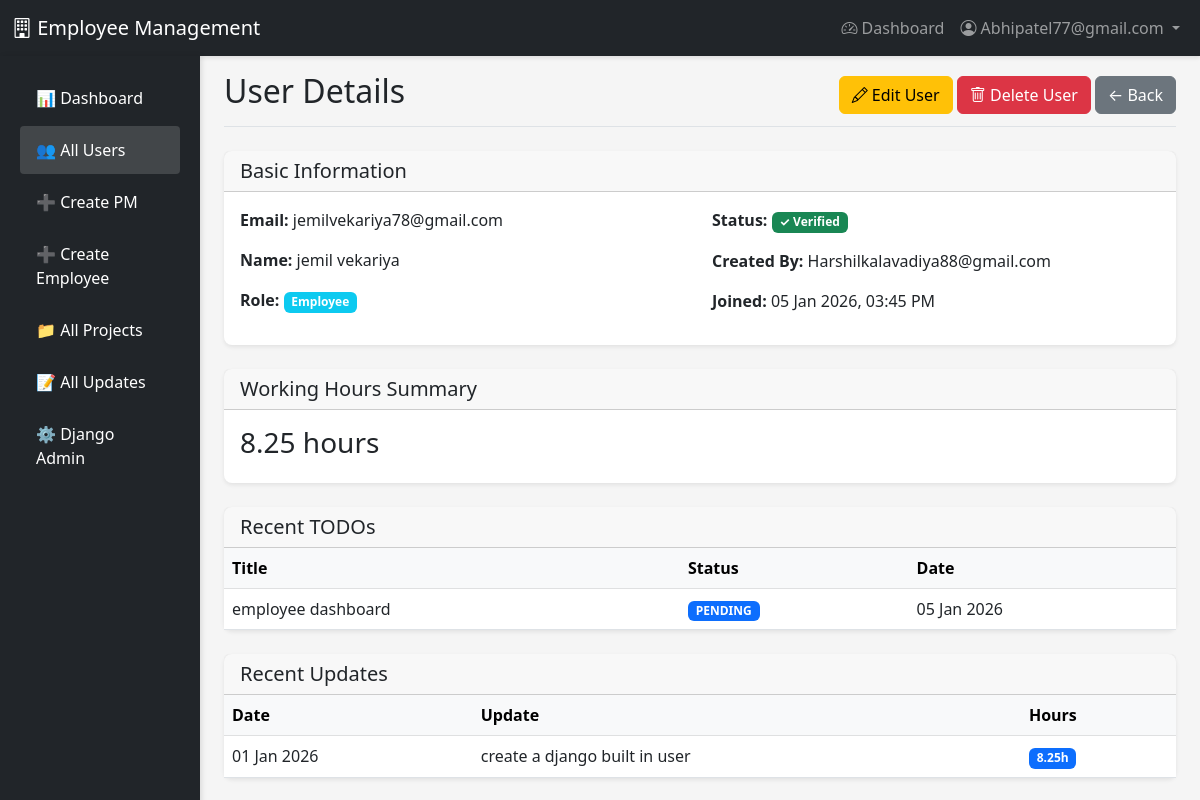
The app's page /user/11/ (signed in), older data.
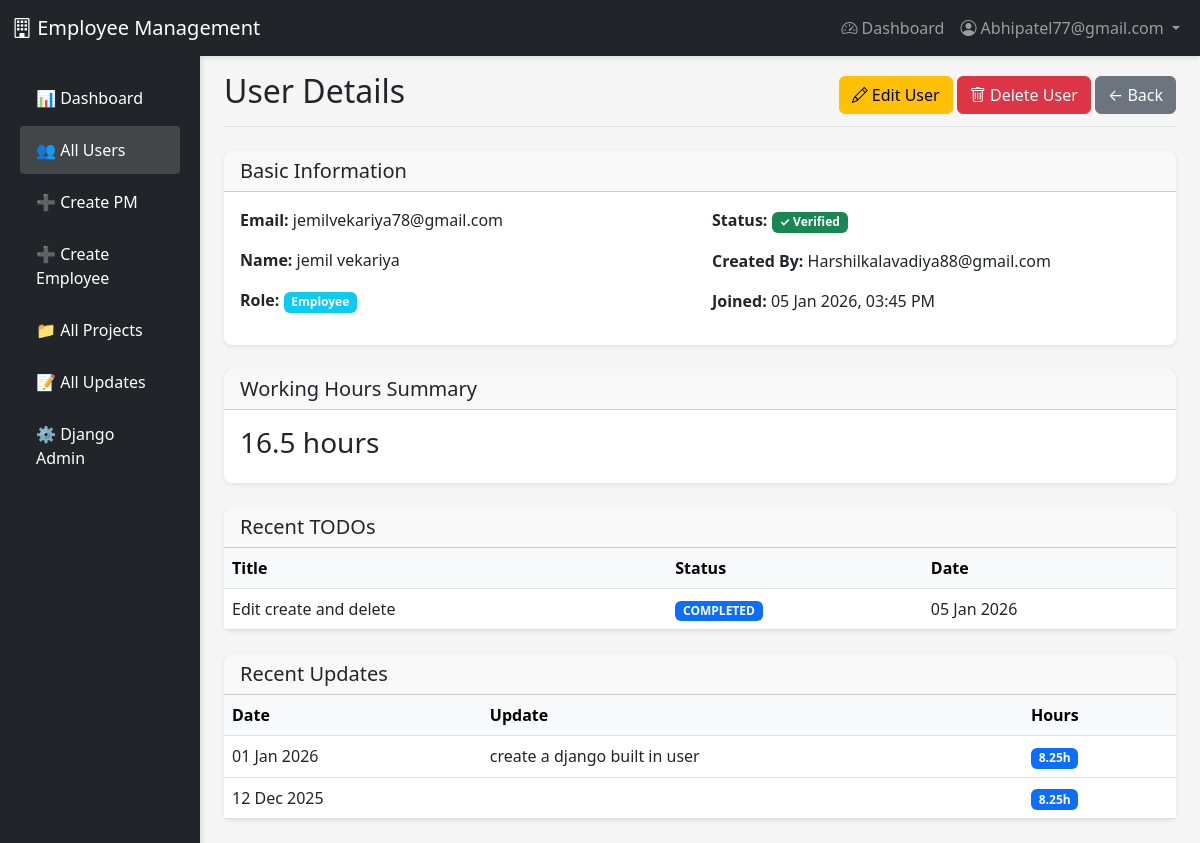
The same page, newer data.
### accounts/models.py (models this page shows, shortened)
class User(AbstractUser):
    ROLE_CHOICES = (
        ('EMPLOYEE', 'Employee'),
        ('PM', 'Project Manager'),
        ('ADMIN', 'Admin'),
    )
    username = None
    email = models.EmailField(unique=True)
    role = models.CharField(max_length=10, choices=ROLE_CHOICES, default='EMPLOYEE')
    profile_image = models.ImageField(upload_to='profiles/', null=True, blank=True)
    is_verified = models.BooleanField(default=False)
    verification_token = models.CharField(max_length=100, blank=True)
    created_by = models.ForeignKey('self', on_delete=models.SET_NULL, null=True, blank=True, related_name='created_users')
    USERNAME_FIELD = 'email'
    REQUIRED_FIELDS = []
    objects = UserManager()
    class Meta:
        db_table = 'users'
        verbose_name = 'User'
        verbose_name_plural = 'Users'

class Todo(models.Model):
    STATUS_CHOICES = (
        ('PENDING', 'Pending'),
        ('IN_PROGRESS', 'In Progress'),
        ('COMPLETED', 'Completed'),
    )
    employee = models.ForeignKey(User, on_delete=models.CASCADE, limit_choices_to={'role': 'EMPLOYEE'}, related_name='todos')
    title = models.CharField(max_length=200)
    description = models.TextField(blank=True)
    status = models.CharField(max_length=15, choices=STATUS_CHOICES, default='PENDING')
    date = models.DateField(default=timezone.now)
    created_at = models.DateTimeField(auto_now_add=True)
    updated_at = models.DateTimeField(auto_now=True)
    class Meta:
        db_table = 'todos'
        ordering = ['-date', '-created_at']
        verbose_name = 'Todo'
        verbose_name_plural = 'Todos'

class DailyUpdate(models.Model):
    employee = models.ForeignKey(User, on_delete=models.CASCADE, limit_choices_to={'role': 'EMPLOYEE'}, related_name='daily_updates')
    date = models.DateField(default=timezone.now)
    update_text = models.TextField()
    working_hours = models.DecimalField(
        max_digits=4,
        decimal_places=2,
        validators=[MinValueValidator(0)],
        help_text="Working hours for the day"
    )
    created_at = models.DateTimeField(auto_now_add=True)
    updated_at = models.DateTimeField(auto_now=True)
    class Meta:
        db_table = 'daily_updates'
        ordering = ['-date', '-created_at']
        unique_together = ['employee', 'date']
        verbose_name = 'Daily Update'
        verbose_name_plural = 'Daily Updates'

### accounts/views.py (the view)
    def wrapper(request, *args, **kwargs):
        if not request.user.is_authenticated or request.user.role != 'ADMIN':
            messages.error(request, 'Access denied. Admin only.')
            return redirect('dashboard')
        return view_func(request, *args, **kwargs)

### accounts/views.py (called while the page is built)
def admin_required(view_func):
    def wrapper(request, *args, **kwargs):
        if not request.user.is_authenticated or request.user.role != 'ADMIN':
            messages.error(request, 'Access denied. Admin only.')
            return redirect('dashboard')
        return view_func(request, *args, **kwargs)
    return wrapper

@login_required
@admin_required
def admin_user_detail(request, user_id):
    user_obj = get_object_or_404(User, id=user_id)
    context = {
        'user_obj': user_obj,
    }
    if user_obj.role == 'EMPLOYEE':
        context['todos'] = Todo.objects.filter(employee=user_obj)[:10]
        context['updates'] = DailyUpdate.objects.filter(employee=user_obj)[:10]
        context['total_hours'] = DailyUpdate.objects.filter(employee=user_obj).aggregate(
            total=Sum('working_hours')
        )['total'] or 0
    elif user_obj.role == 'PM':
        context['projects'] = Project.objects.filter(created_by=user_obj)
        context['employees'] = User.objects.filter(created_by=user_obj, role='EMPLOYEE')
    return render(request, 'accounts/admin_user_detail.html', context)

### accounts/templates/accounts/admin_user_detail.html (shortened to what this page needs)
{% extends 'base.html' %}
{% load static %}
{% block content %}
<div class="container-fluid">
    <div class="row">
        <nav class="col-md-2 d-md-block bg-dark sidebar vh-100 position-fixed" style="top: 56px;">
            <div class="position-sticky pt-3">
                <ul class="nav flex-column">
                    <li class="nav-item">
                        <a class="nav-link text-white" href="{% url 'dashboard' %}">📊 Dashboard</a>
                    </li>
                    <li class="nav-item">
                        <a class="nav-link text-white active" href="{% url 'admin_users_list' %}">👥 All Users</a>
                    </li>
                    <li class="nav-item">
                        <a class="nav-link text-white" href="{% url 'pm_create' %}">➕ Create PM</a>
                    </li>
                    <li class="nav-item">
                        <a class="nav-link text-white" href="{% url 'admin_create_employee' %}">➕ Create Employee</a>
                    </li>
                    <li class="nav-item">
                        <a class="nav-link text-white" href="{% url 'admin_projects_list' %}">📁 All Projects</a>
                    </li>
                    <li class="nav-item">
                        <a class="nav-link text-white" href="{% url 'admin_updates_list' %}">📝 All Updates</a>
                    </li>
                    <li class="nav-item">
                        <a class="nav-link text-white" href="/admin/" target="_blank">⚙️ Django Admin</a>
                    </li>
                </ul>
            </div>
        </nav>
        <main class="col-md-10 ms-sm-auto px-md-4" style="margin-left: 16.66667%;">
            <div class="pt-3 pb-2 mb-4 border-bottom d-flex justify-content-between align-items-center">
                <h1 class="h2">User Details</h1>
                <div>
                    <a href="{% url 'admin_user_update' user_obj.id %}" class="btn btn-warning">
                        <i class="bi bi-pencil"></i> Edit User
                    </a>
                    {% if not user_obj.is_superuser %}
                        <a href="{% url 'admin_user_delete' user_obj.id %}" class="btn btn-danger">
                            <i class="bi bi-trash"></i> Delete User
                        </a>
                    {% endif %}
                    <a href="{% url 'admin_users_list' %}" class="btn btn-secondary">
                        ← Back
                    </a>
                </div>
            </div>
            <div class="card mb-4">
                <div class="card-header">
                    <h5 class="mb-0">Basic Information</h5>
                </div>
                <div class="card-body">
                    <div class="row">
                        <div class="col-md-6">
                            <p><strong>Email:</strong> {{ user_obj.email }}</p>
                            <p><strong>Name:</strong> {{ user_obj.get_full_name|default:"-" }}</p>
                            <p><strong>Role:</strong>
                                <span class="badge bg-{% if user_obj.role == 'ADMIN' %}danger{% elif user_obj.role == 'PM' %}success{% else %}info{% endif %}">
                                    {{ user_obj.get_role_display }}
                                </span>
                            </p>
                        </div>
                        <div class="col-md-6">
                            <p><strong>Status:</strong>
                                {% if user_obj.is_verified %}
                                    <span class="badge bg-success">✓ Verified</span>
                                {% else %}
                                    <span class="badge bg-warning text-dark">Pending</span>
                                {% endif %}
                            </p>
                            <p><strong>Created By:</strong> {{ user_obj.created_by.email|default:"-" }}</p>
                            <p><strong>Joined:</strong> {{ user_obj.date_joined|date:"d M Y, h:i A" }}</p>
                        </div>
                    </div>
                </div>
            </div>
            {% if user_obj.role == 'EMPLOYEE' %}
                <div class="card mb-4">
                    <div class="card-header">
                        <h5 class="mb-0">Working Hours Summary</h5>
                    </div>
                    <div class="card-body">
                        <h3>{{ total_hours }} hours</h3>
                    </div>
                </div>
                <div class="card mb-4">
                    <div class="card-header">
                        <h5 class="mb-0">Recent TODOs</h5>
                    </div>
                    <div class="card-body p-0">
                        <table class="table mb-0">
                            <thead class="table-light">
                                <tr>
                                    <th>Title</th>
                                    <th>Status</th>
                                    <th>Date</th>
                                </tr>
                            </thead>
                            <tbody>
                                {% for todo in todos %}
                                <tr>
                                    <td>{{ todo.title }}</td>
                                    <td><span class="badge bg-primary">{{ todo.status }}</span></td>
                                    <td>{{ todo.date|date:"d M Y" }}</td>
                                </tr>
                                {% empty %}
                                <tr><td colspan="3" class="text-center text-muted">No TODOs</td></tr>
                                {% endfor %}
                            </tbody>
                        </table>
                    </div>
                </div>
                <div class="card mb-4">
                    <div class="card-header">
                        <h5 class="mb-0">Recent Updates</h5>
                    </div>
                    <div class="card-body p-0">
                        <table class="table mb-0">
                            <thead class="table-light">
                                <tr>
                                    <th>Date</th>
                                    <th>Update</th>
                                    <th>Hours</th>
                                </tr>
                            </thead>
                            <tbody>
                                {% for update in updates %}
                                <tr>
                                    <td>{{ update.date|date:"d M Y" }}</td>
                                    <td>{{ update.update_text|truncatewords:10 }}</td>
                                    <td><span class="badge bg-primary">{{ update.working_hours }}h</span></td>
                                </tr>
                                {% empty %}
                                <tr><td colspan="3" class="text-center text-muted">No updates</td></tr>
                                {% endfor %}
                            </tbody>
                        </table>
                    </div>
                </div>
            {% endif %}
        </main>
    </div>
</div>
{% endblock %}

### accounts/templates/base.html (shortened to what this page needs)
<!DOCTYPE html>
<html lang="en">
<head>
    <link href="https://cdn.jsdelivr.net/npm/bootstrap@5.3.0/dist/css/bootstrap.min.css" rel="stylesheet">
    <link rel="stylesheet" href="https://cdn.jsdelivr.net/npm/bootstrap-icons@1.11.0/font/bootstrap-icons.css">
</head>
<body>
    <nav class="navbar navbar-expand-lg navbar-dark bg-dark">
        <div class="container-fluid">
            <a class="navbar-brand" href="{% url 'dashboard' %}">
                <i class="bi bi-building"></i> Employee Management
            </a>
            {% if user.is_authenticated %}
                <div class="collapse navbar-collapse" id="navbarNav">
                    <ul class="navbar-nav ms-auto">
                        <li class="nav-item">
                            <a class="nav-link" href="{% url 'dashboard' %}">
                                <i class="bi bi-speedometer2"></i> Dashboard
                            </a>
                        </li>
                        <li class="nav-item dropdown">
                            <a class="nav-link dropdown-toggle" href="#" id="navbarDropdown" role="button" data-bs-toggle="dropdown">
                                <i class="bi bi-person-circle"></i> {{ user.email }}
                            </a>
                        </li>
                    </ul>
                </div>
            {% endif %}
        </div>
    </nav>
    <main>
        {% block content %}{% endblock %}
    </main>
</body>
</html>

### accounts/templates/base.html (style rules this page uses)
body { background: #f8f9fa; }
.navbar { box-shadow: 0 2px 4px rgba(0,0,0,0.1); }
.card { border-radius: 10px; border: none; }

### accounts/templates/accounts/admin_user_detail.html (style rules this page uses)
body { background-color: #f5f5f5 !important; }
.sidebar { box-shadow: 2px 0 5px rgba(0, 0, 0, 0.1); }
.sidebar .nav-link { font-weight: 500; color: rgba(255, 255, 255, .8); padding: 0.75rem 1rem; border-radius: 4px; margin: 2px 8px; }
.sidebar .nav-link.active { color: #fff; background-color: rgba(255, 255, 255, .15); }
.card { border: none; border-radius: 8px; box-shadow: 0 2px 4px rgba(0, 0, 0, 0.08); }

Row changes from the older to the newer data that the page shows:
changed Todo: title "employee dashboard" → "Edit create and delete"; status "PENDING" → "COMPLETED"
added DailyUpdate: date "12 Dec 2025", working_hours "8.25"
Text that changed along with them:
{{ total_hours }}: "8.25" → "16.5"
